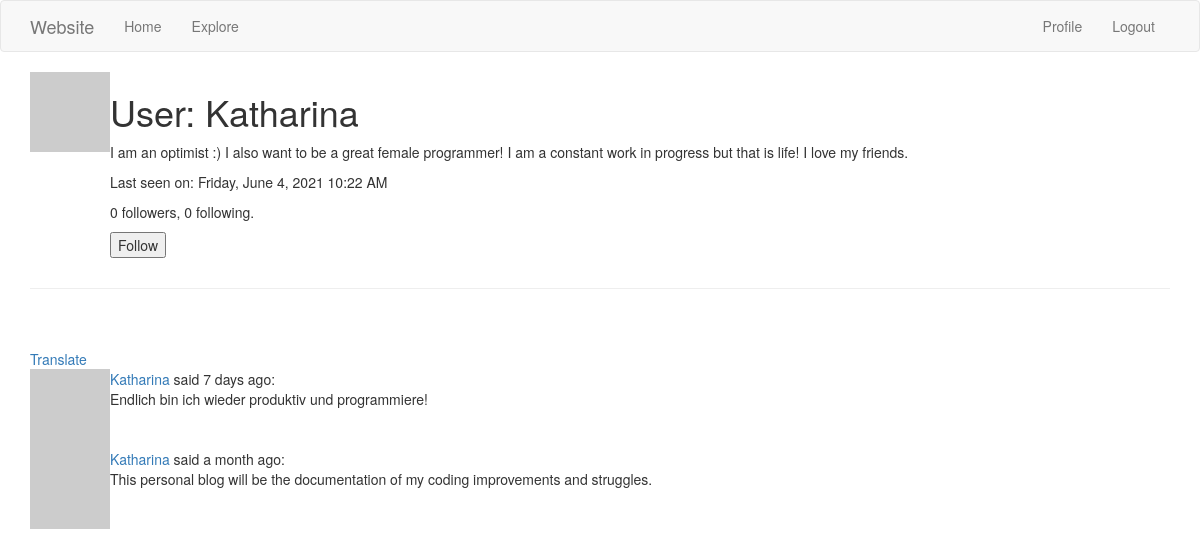
Screenshot of /user/Katharina (signed in) with the database file from the repository.
### app/models.py (models this page shows, shortened)
class User(UserMixin, db.Model):
    id = db.Column(db.Integer, primary_key=True)
    username = db.Column(db.String(64), index=True, unique=True)
    email = db.Column(db.String(120), index=True, unique=True)
    password_hash = db.Column(db.String(128))
    posts = db.relationship('Post', backref='author', lazy='dynamic')
    about_me = db.Column(db.String(140))
    last_seen = db.Column(db.DateTime, default=datetime.utcnow)
    followed = db.relationship(
        'User', secondary=followers,
        primaryjoin=(followers.c.follower_id == id),
        secondaryjoin=(followers.c.followed_id == id),
        backref=db.backref('followers', lazy='dynamic'), lazy='dynamic')
    def is_following(self, user):
        return self.followed.filter(
            followers.c.followed_id == user.id).count() > 0
    def avatar(self, size):
        digest = md5(self.email.lower().encode('utf-8')).hexdigest()
        return 'https://www.gravatar.com/avatar/{}?d=identicon&s={}'.format(
            digest, size)

class Post(db.Model):
    id = db.Column(db.Integer, primary_key=True)
    body = db.Column(db.String(140))
    __searchable__ = ['body']
    timestamp = db.Column(db.DateTime, index=True, default=datetime.utcnow)
    user_id = db.Column(db.Integer, db.ForeignKey('user.id'))
    language = db.Column(db.String(5))

### app/main/routes.py (the view)
@bp.route('/user/<username>')
@login_required
def user(username):
    user = User.query.filter_by(username=username).first_or_404()
    page = request.args.get('page', 1, type=int)
    posts = user.posts.order_by(Post.timestamp.desc()).paginate(
        page, current_app.config['POSTS_PER_PAGE'], False)
    next_url = url_for('main.user', username=user.username, page=posts.next_num) \
        if posts.has_next else None
    prev_url = url_for('main.user', username=user.username, page=posts.prev_num) \
        if posts.has_prev else None
    form = EmptyForm()
    return render_template('user.html', user=user, posts=posts.items,
                           next_url=next_url, prev_url=prev_url, form=form)

### app/main/forms.py
class EmptyForm(FlaskForm):
    submit = SubmitField('Submit')

### app/main/routes.py (called while the page is built)
@bp.before_app_request
def before_request():
    if current_user.is_authenticated:
        current_user.last_seen = datetime.utcnow()
        db.session.commit()
    g.locale = str(get_locale())

@bp.before_request
def before_request():
    g.locale = str(get_locale())

@bp.before_request
def before_request():
    if current_user.is_authenticated:
        current_user.last_seen = datetime.utcnow()
        db.session.commit()

### app/models.py (called while the page is built)
@login.user_loader
def load_user(id):
    return User.query.get(int(id))

### app/main/templates/user.html (shortened to what this page needs)
<!DOCTYPE html>
<html>
<body>
{% extends "base.html" %}
{% block app_content %}
       <table>
        <tr valign="top">
            <td><img src="{{ user.avatar(128) }}"></td>
            <td>
                <h1>User: {{ user.username }}</h1>
        {% if user.about_me %}<p>{{ user.about_me }}</p>{% endif %}
         {% if user.last_seen %}
                <p>Last seen on: {{ moment(user.last_seen).format('LLLL') }}</p>
                {% endif %}
        <p>{{ user.followers.count() }} followers, {{ user.followed.count() }} following.</p>
        {% if user == current_user %}
        <p><a href="{{ url_for('main.edit_profile') }}">Edit your profile</a></p>
        {% elif not current_user.is_following(user) %}
        <p>
            <form action="{{ url_for('main.follow', username=user.username) }}" method="post">
                {{ form.submit(value='Follow') }}
            </form>
        </p>
        {% endif %}
            </td>
        </tr>
    </table>
    <hr>
    {% for post in posts %}
      {% include '_post.html' %}
    {% endfor %}
{% endblock %}

### app/main/templates/_post.html
        <table>
        <tr valign="top">
            <td><img src="{{ post.author.avatar(36) }}"></td>
            <td>
                <a href="{{ url_for('main.user', username=post.author.username) }}">
                    {{ post.author.username }}
                </a>
                said {{ moment(post.timestamp).fromNow() }}:
                <br>
                <span id="post{{ post.id }}">{{ post.body }}</span>
            </td>
                 {% if post.language and post.language != g.locale %}
                <br><br>
                <span id="translation{{ post.id }}">
                    <a href="javascript:translate(
                                '#post{{ post.id }}',
                                '#translation{{ post.id }}',
                                '{{ post.language }}',
                                '{{ g.locale }}');">{{ _('Translate') }}</a>
                </span>
                {% endif %}
        </tr>
    </table>

### rows the page displays
User: username "Katharina", about_me "I am an optimist :) I also want to be a great female programmer! I am a constant work in progress but that is life! I love my friends.", last_seen "Friday, June 4, 2021 10:22 AM"
Post: author.username "Katharina", timestamp "7 days ago", body "Endlich bin ich wieder produktiv und programmiere!"
Post: author.username "Katharina", timestamp "a month ago", body "This personal blog will be the documentation of my coding improvements and struggles."

### other values shown
{{ user.followers.count() }} "0"
{{ user.followed.count() }} "0"
